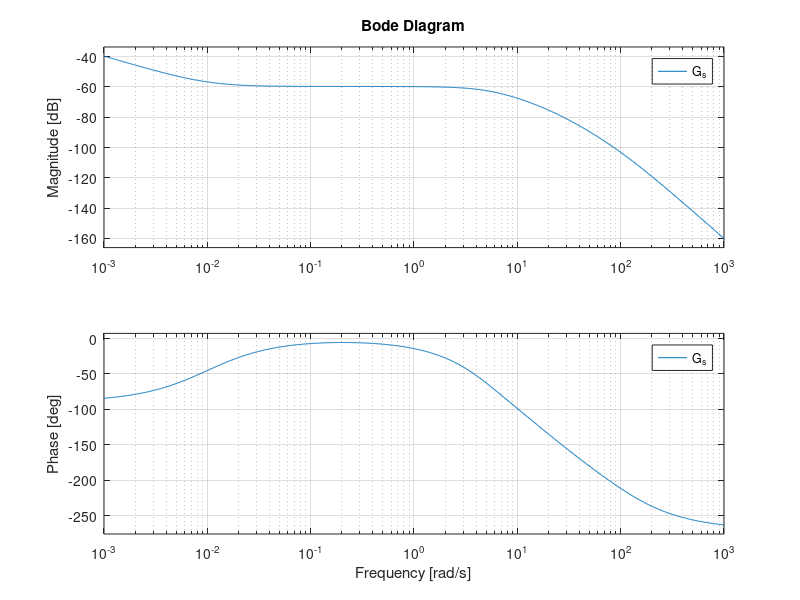

MATLAB code to generate this figure: (Note: this script raises an error after producing the figure.)
##Limpa todos os dados anteriores
clear -a
close all
clc
## Inicia pacote de controle
pkg load control

s = tf('s');

k=1;

#controlador
K_s = (k*(s+0.01)*(s+6))/(s*(s+20)*(s+100));

#planta
P_s = (10)/(s^2+10*s+29);

##funcao de transferencia
G_s = K_s*P_s

##diagrama de Bode
bode(G_s)

## margens de fase e ganho; frequencia de 0dB e -180
[Gm,Pm,Wcp,Wcg]= margin (Gs);
margins =[20*log10(Gm),Pm,Wcg,Wcp];  

##Diagrama de Nyquist
nyquist(G_s);

##carta de Nichols
nichols(G_s);

